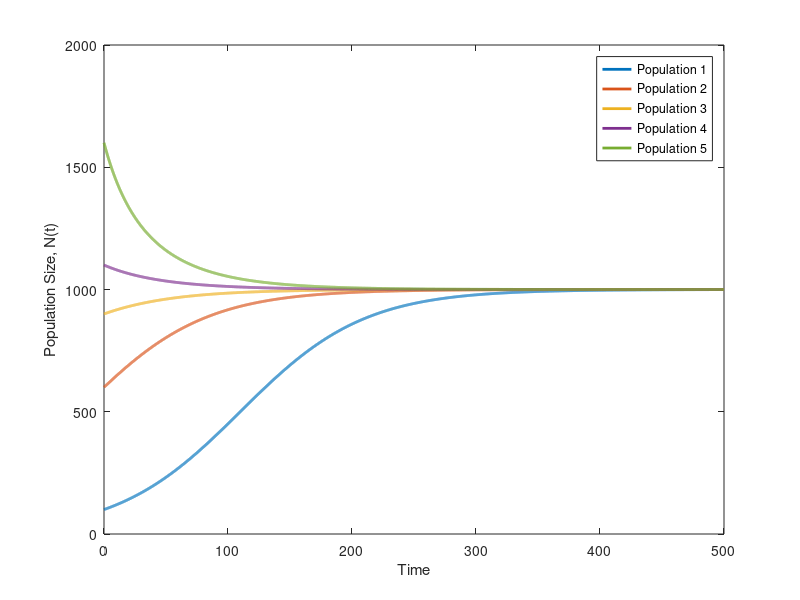

Here is the MATLAB script that generated this plot:
%% Get user input for logistic growth parameters and initial population values
prompt = {'Enter the value of r:', 'enter the value of K:', 'Initial time t_1:', 'Final time t_f:', 'Initial population N_1:', 'Initial population N_2:', 'Initial population N_3:', 'Initial population N_4:','Initial population N_5:'};
name = 'Logistic Growth Parameters and Initial Population Values';
tspan = [1 50];
defaultinput = {'0.02', '1000', '0', '500', '100', '600', '900','1100','1600'};
parameters = inputdlg(prompt, name, tspan, defaultinput);

%% Convert input to numeric values
r = str2double(parameters{1});
K = str2double(parameters{2});
t_1 = str2double(parameters{3});
t_f = str2double(parameters{4});
N0 = str2double(parameters(5:end));% using multiple initial conditions.

%% Set time range
t = t_1:0.1:t_f;

% Solve differential equation for each initial population value
for i = 1:length(N0)
    [t,N] = ode45(@(t,N) r*N*(1-N/K), t, N0(i));
    % Plot results for each initial population value on the same graph
    hold on
    plot(t,N,'linewidth',2)
end

% Set plot properties
%title('Logistic Growth')
xlabel('Time')
ylabel('Population Size, N(t)')
box on
legend('Population 1', 'Population 2', 'Population 3','Population 4', 'Population 5')
